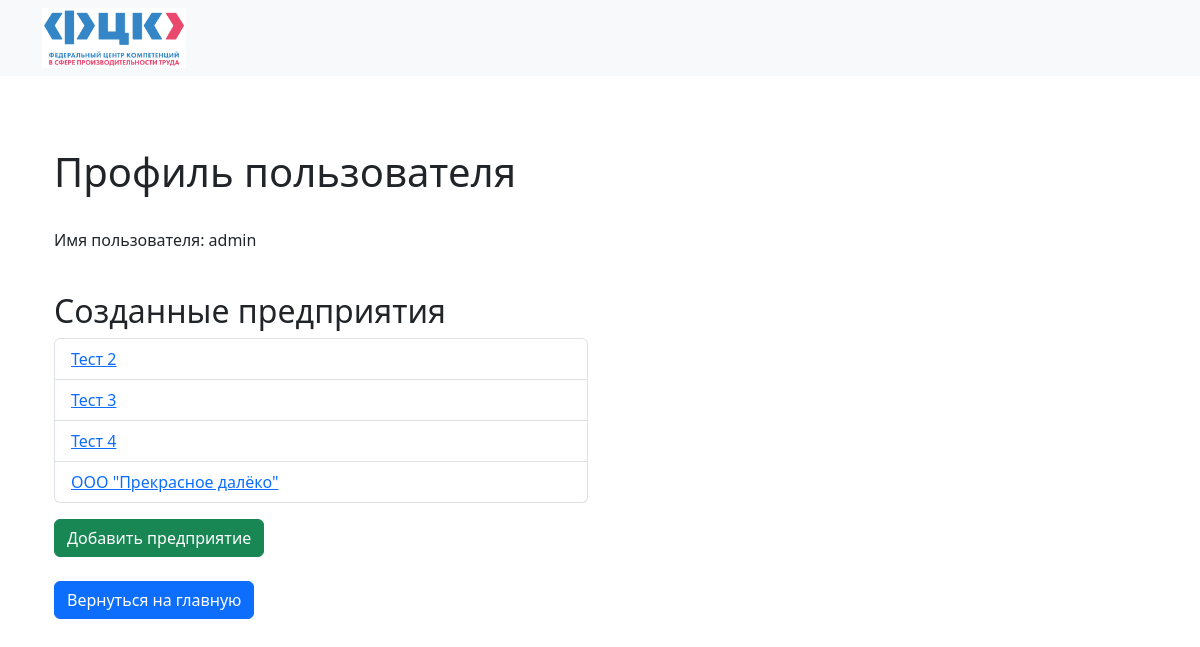
/users/1/ (signed in), run on the app's committed database.
### project/models.py (models this page shows, shortened)
class Enterprise(models.Model):
    user = models.ForeignKey(User, on_delete=models.CASCADE)
    name = models.CharField(max_length=4096)
    employees = models.PositiveIntegerField()
    slug = models.SlugField(unique=True, blank=True, null=True)
    conclusions = models.TextField(blank=True, null=True)
    recommendations = models.TextField(blank=True, null=True)
    survey_date = models.DateField(blank=True, null=True)

### project/views.py (the view)
# urls.py: path('users/<int:user_id>/', views.user_profile, name='user_profile'),
def user_profile(request, user_id):
    if request.user.is_superuser:
        user = get_object_or_404(User, id=user_id)
    else:
        user = get_object_or_404(User, id=user_id, user=request.user)
    enterprises = Enterprise.objects.filter(user=user)
    return render(request, 'user_profile.html', {'user': user, 'enterprises': enterprises})

### project/templatetags/custom_filters.py (called while the page is built)
@register.filter
def display_username(value):
    return ' '.join(value.split('_'))

### templates/user_profile.html
{% extends "flatpages/default.html" %}
{% load custom_filters %}
{% block content %}
<div class="container">
    <h1 class="text-left">Профиль пользователя</h1><br>
    <p class="text-left">Имя пользователя: {{ user.username|display_username }}</p><br>
    <h2 class="text-left">Созданные предприятия</h2>
    <div class="row justify-content-left">
        <div class="col-md-6">
            <ul class="list-group">
                {% for enterprise in enterprises %}
                    <li class="list-group-item">
                        <a href="{% url 'enterprise_detail' enterprise.id %}">{{ enterprise.name }}</a>
                    </li>
                {% empty %}
                    <p class="text-left">Пользователь не создал ни одного предприятия.</p><br>
                {% endfor %}
            </ul>
            <div class="text-left mt-3">
                <a href="{% url 'add_enterprise' %}" class="btn btn-success">Добавить предприятие</a>
                <br><br>
                <a href="{% url 'index' %}" class="btn btn-primary">Вернуться на главную</a>
            </div>
        </div>
    </div>
</div>
{% endblock %}

### data on the page
Enterprise: name "Тест 2"
Enterprise: name "Тест 3"
Enterprise: name "Тест 4"
Enterprise: name "ООО \"Прекрасное далёко\""

### other printed values
{{ user.username|display_username }} "admin"
